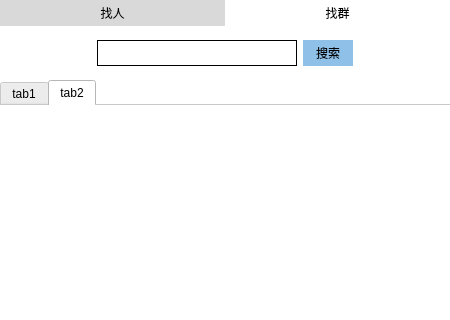
<?xml version="1.0" encoding="UTF-8"?>
<ui version="4.0">
 <class>FGSWidget</class>
 <widget class="QWidget" name="FGSWidget">
  <property name="geometry">
   <rect>
    <x>0</x>
    <y>0</y>
    <width>450</width>
    <height>320</height>
   </rect>
  </property>
  <property name="minimumSize">
   <size>
    <width>450</width>
    <height>320</height>
   </size>
  </property>
  <property name="maximumSize">
   <size>
    <width>450</width>
    <height>320</height>
   </size>
  </property>
  <property name="windowTitle">
   <string>FGSWidget</string>
  </property>
  <property name="styleSheet">
   <string notr="true">border: 0px;
background-color: #ffffff;</string>
  </property>
  <widget class="QPushButton" name="m_findFPushButton">
   <property name="geometry">
    <rect>
     <x>0</x>
     <y>0</y>
     <width>225</width>
     <height>26</height>
    </rect>
   </property>
   <property name="styleSheet">
    <string notr="true">border: 0px;
background-color: #d9d9d9;</string>
   </property>
   <property name="text">
    <string>找人</string>
   </property>
  </widget>
  <widget class="QPushButton" name="m_findGPushButton">
   <property name="geometry">
    <rect>
     <x>225</x>
     <y>0</y>
     <width>225</width>
     <height>26</height>
    </rect>
   </property>
   <property name="text">
    <string>找群</string>
   </property>
  </widget>
  <widget class="QLineEdit" name="m_SLineEdit">
   <property name="geometry">
    <rect>
     <x>97</x>
     <y>40</y>
     <width>200</width>
     <height>26</height>
    </rect>
   </property>
   <property name="styleSheet">
    <string notr="true">border: 1px solid #000000;</string>
   </property>
  </widget>
  <widget class="QPushButton" name="m_SPushButton">
   <property name="geometry">
    <rect>
     <x>303</x>
     <y>40</y>
     <width>50</width>
     <height>26</height>
    </rect>
   </property>
   <property name="styleSheet">
    <string notr="true">background-color: #8fc0e7;</string>
   </property>
   <property name="text">
    <string>搜索</string>
   </property>
  </widget>
  <widget class="QTabWidget" name="m_tabWidget">
   <property name="geometry">
    <rect>
     <x>0</x>
     <y>80</y>
     <width>450</width>
     <height>240</height>
    </rect>
   </property>
   <property name="currentIndex">
    <number>1</number>
   </property>
   <property name="documentMode">
    <bool>true</bool>
   </property>
   <widget class="QWidget" name="tab1">
    <attribute name="title">
     <string>tab1</string>
    </attribute>
    <widget class="QScrollArea" name="m_fScrollArea">
     <property name="geometry">
      <rect>
       <x>0</x>
       <y>0</y>
       <width>450</width>
       <height>240</height>
      </rect>
     </property>
     <property name="widgetResizable">
      <bool>true</bool>
     </property>
     <widget class="QWidget" name="fScrollAreaWidgetContents">
      <property name="geometry">
       <rect>
        <x>0</x>
        <y>0</y>
        <width>450</width>
        <height>240</height>
       </rect>
      </property>
     </widget>
    </widget>
   </widget>
   <widget class="QWidget" name="tab2">
    <attribute name="title">
     <string>tab2</string>
    </attribute>
    <widget class="QScrollArea" name="m_gScrollArea">
     <property name="geometry">
      <rect>
       <x>0</x>
       <y>0</y>
       <width>450</width>
       <height>240</height>
      </rect>
     </property>
     <property name="widgetResizable">
      <bool>true</bool>
     </property>
     <widget class="QWidget" name="gScrollAreaWidgetContents">
      <property name="geometry">
       <rect>
        <x>0</x>
        <y>0</y>
        <width>450</width>
        <height>240</height>
       </rect>
      </property>
     </widget>
    </widget>
   </widget>
  </widget>
 </widget>
 <resources/>
 <connections/>
</ui>
